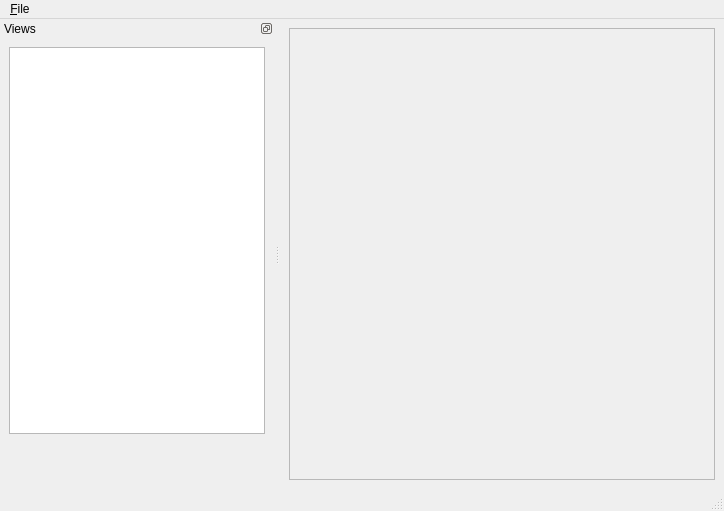
<?xml version="1.0" encoding="UTF-8"?>
<ui version="4.0">
 <class>MainWindow</class>
 <widget class="QMainWindow" name="MainWindow">
  <property name="geometry">
   <rect>
    <x>0</x>
    <y>0</y>
    <width>724</width>
    <height>511</height>
   </rect>
  </property>
  <property name="windowTitle">
   <string>CAST Viewer</string>
  </property>
  <widget class="QWidget" name="centralwidget">
   <layout class="QVBoxLayout" name="verticalLayout">
    <item>
     <widget class="QFrame" name="frame_2">
      <property name="frameShape">
       <enum>QFrame::StyledPanel</enum>
      </property>
      <property name="frameShadow">
       <enum>QFrame::Raised</enum>
      </property>
      <layout class="QVBoxLayout" name="verticalLayout_2">
       <item>
        <widget class="QCastView" name="drawingArea" native="true">
         <property name="minimumSize">
          <size>
           <width>200</width>
           <height>200</height>
          </size>
         </property>
        </widget>
       </item>
      </layout>
     </widget>
    </item>
   </layout>
  </widget>
  <widget class="QMenuBar" name="menubar">
   <property name="geometry">
    <rect>
     <x>0</x>
     <y>0</y>
     <width>724</width>
     <height>21</height>
    </rect>
   </property>
   <widget class="QMenu" name="menuQuit">
    <property name="title">
     <string>&amp;File</string>
    </property>
   </widget>
   <addaction name="menuQuit"/>
  </widget>
  <widget class="QStatusBar" name="statusbar"/>
  <widget class="QDockWidget" name="dockWidget">
   <property name="features">
    <set>QDockWidget::DockWidgetFloatable|QDockWidget::DockWidgetMovable</set>
   </property>
   <property name="windowTitle">
    <string>Views</string>
   </property>
   <attribute name="dockWidgetArea">
    <number>1</number>
   </attribute>
   <widget class="QWidget" name="dockWidgetContents">
    <layout class="QVBoxLayout" name="verticalLayout_3">
     <item>
      <widget class="QListWidget" name="listWidget">
       <property name="minimumSize">
        <size>
         <width>80</width>
         <height>0</height>
        </size>
       </property>
      </widget>
     </item>
     <item>
      <widget class="QFrame" name="wgCustomGui">
       <property name="minimumSize">
        <size>
         <width>0</width>
         <height>40</height>
        </size>
       </property>
      </widget>
     </item>
    </layout>
   </widget>
  </widget>
 </widget>
 <customwidgets>
  <customwidget>
   <class>QCastView</class>
   <extends>QWidget</extends>
   <header>qtui/QCastView.hpp</header>
   <container>1</container>
  </customwidget>
 </customwidgets>
 <resources/>
 <connections/>
</ui>
